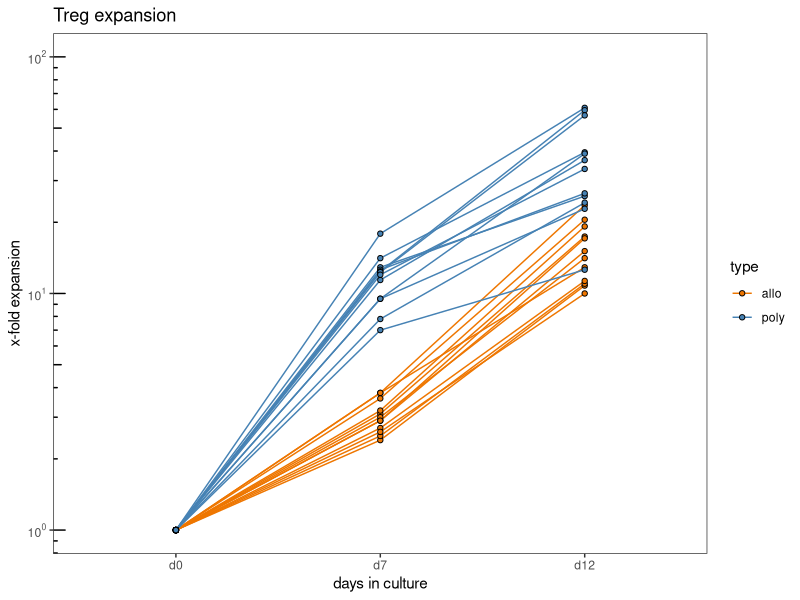
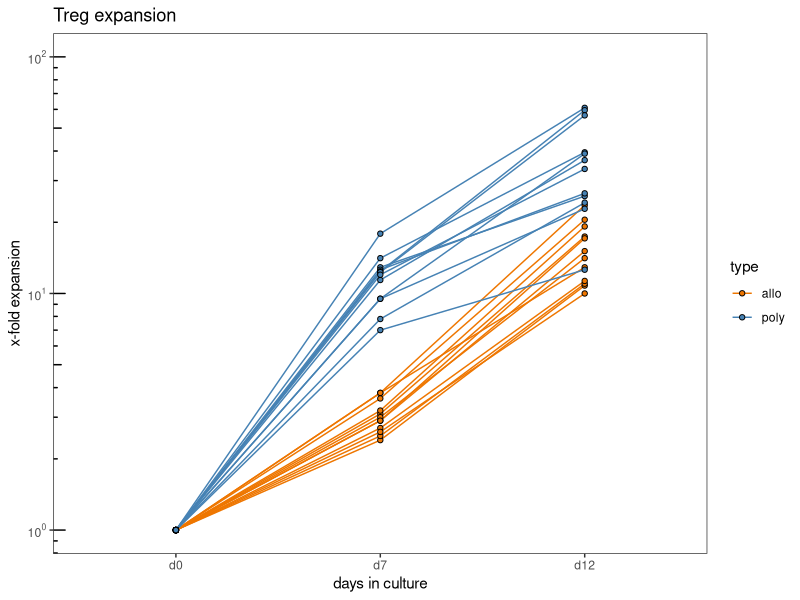

The R script that drew these images, in order: (Note: this script raises an error after producing the figures.)
## ---- chunk 1
knitr::opts_chunk$set(echo = TRUE)
knitr::write_bib(.packages(), "Figure1b_TregCellCultureExpansion.packages.bib")
knitr::opts_knit$set(root.dir = normalizePath(".."))
## ---- chunk 2
library(ggplot2)
library(tidyr)
library(scales)
## ---- chunk 3
table.exp <- read.delim("./data/TregExpansionExp.txt", header=TRUE)
data <- gather(table.exp, key = "timepoint", value = "counts", d0, d7, d12)
data$timepoint <- factor(data$timepoint,levels = c("d0","d7","d12"))
## ---- chunk 4
p <- ggplot(data, aes(x=timepoint, y=counts, color=type, fill=type, group=experiment))
p <- p + scale_y_log10(breaks = c(1,10,100),labels = trans_format("log10", math_format(10^.x)), limits = c(1,100)) 
p <- p + theme_bw() + theme(panel.grid.major = element_blank(), panel.grid.minor = element_blank()) 
p <- p + annotation_logticks(sides="l")  
p <- p + scale_color_manual(values = c("darkorange2","steelblue"))
p <- p + scale_fill_manual(values = c("darkorange2","steelblue"))
p <- p + geom_line()
p <- p + geom_point(shape = 21, colour = "black")
p <- p + labs(title="Treg expansion",x="days in culture", y = "x-fold expansion")
p
pdf("./figures/TregExpansionExp.pdf", height=2.5, width=3.2)
p
dev.off()

## ---- chunk 5
sessionInfo(package = NULL)
writeLines(capture.output(sessionInfo(package = NULL)), "./Rscripts/Figure1b_TregCellCultureExpansion_SessionInfo.txt")
